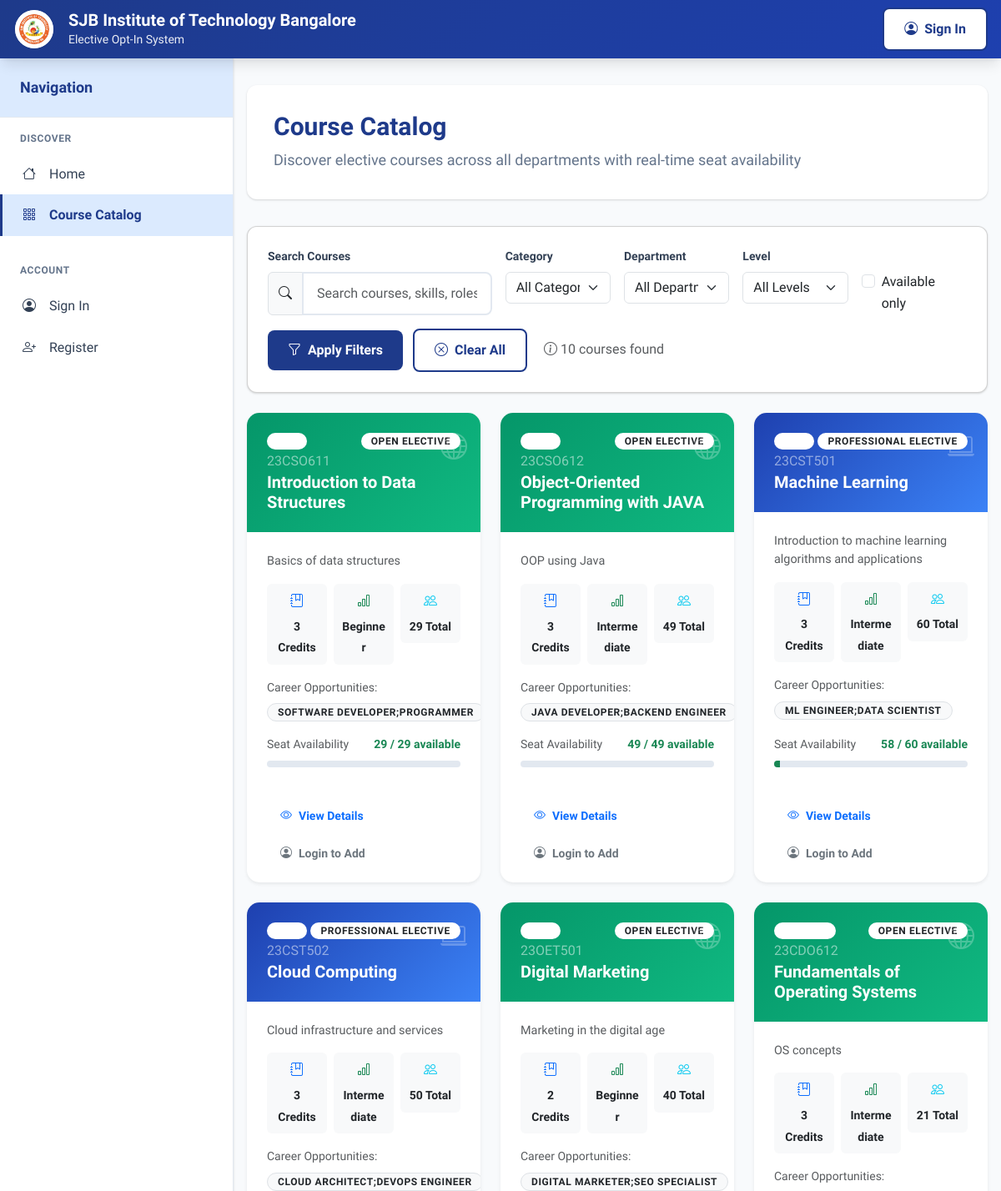
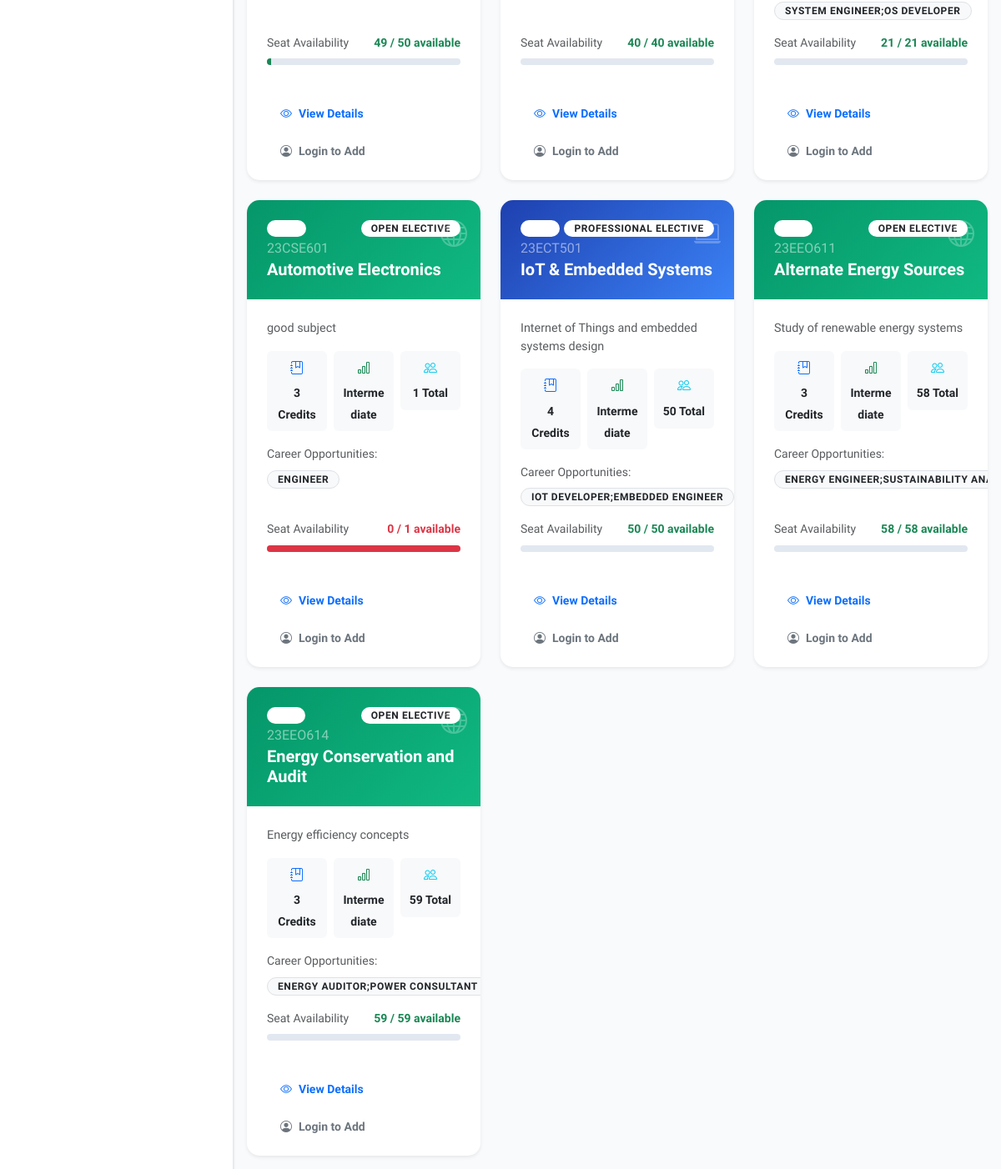
Page /catalog/ on the committed database (2 pictures, top to bottom).
### electives/models.py (models this page shows, shortened)
class Course(models.Model):
    department          = models.ForeignKey(Department, on_delete=models.CASCADE, related_name='courses')
    code                = models.CharField(max_length=20, unique=True)
    title               = models.CharField(max_length=200)
    credits             = models.IntegerField(default=3)
    category            = models.CharField(max_length=20, choices=CATEGORY_CHOICES, default='open')
    level               = models.CharField(max_length=20, choices=LEVEL_CHOICES, default='intermediate')
    description         = models.TextField()
    job_perspectives    = models.TextField(help_text='One per line – career roles this course targets')
    prerequisites       = models.TextField(blank=True, help_text='One per line')
    total_seats         = models.IntegerField(default=60)
    enrolled_count      = models.IntegerField(default=0)
    is_active           = models.BooleanField(default=True)
    is_open_elective    = models.BooleanField(default=False)
    for_semesters       = models.CharField(max_length=30, default='5,6,7',
                                           help_text='Comma-separated semesters e.g. 5,6,7')
    instructor          = models.CharField(max_length=100, blank=True)
    card_color          = models.CharField(max_length=7, default='#4361ee')
    created_at          = models.DateTimeField(auto_now_add=True)
    class Meta:
        ordering = ['department', 'code']
    @property
    def available_seats(self):
        return max(0, self.total_seats - self.enrolled_count)
    @property
    def occupancy_pct(self):
        if not self.total_seats:
            return 0
        return min(100, int(self.enrolled_count / self.total_seats * 100))
    @property
    def seat_label(self):
        pct = self.occupancy_pct
        if pct >= 100: return 'full'
        if pct >= 80:  return 'almost_full'
        if pct >= 50:  return 'filling'
        return 'open'
    @property
    def job_list(self):
        return [j.strip() for j in self.job_perspectives.splitlines() if j.strip()]

### electives/views.py (the view, shortened to what this page needs)
# urls.py: path('catalog/',            views.catalog,           name='catalog'),
def catalog(request):
    qs = Course.objects.filter(is_active=True).select_related('department')
    form = CourseFilterForm(request.GET or None)
    my_pref_ids = []
    if request.user.is_authenticated:
        s = _get_student(request)
        if s:
            my_pref_ids = list(Preference.objects.filter(student=s).values_list('course_id', flat=True))
    depts = Department.objects.all()
    return render(request, 'electives/catalog.html', {
        'courses': qs, 'form': form,
        'departments': depts, 'my_pref_ids': my_pref_ids,
    })

### electives/forms.py
class CourseFilterForm(forms.Form):
    q          = forms.CharField(required=False,
        widget=forms.TextInput(attrs={'class':'form-control','placeholder':'Search courses, skills, roles…'}))
    category   = forms.ChoiceField(required=False,
        choices=[('','All Categories'),('professional','Professional'),('open','Open Elective'),('ability','Ability Enhancement')],
        widget=forms.Select(attrs={'class':'form-select'}))
    department = forms.ModelChoiceField(queryset=Department.objects.all(), required=False, empty_label='All Departments',
        widget=forms.Select(attrs={'class':'form-select'}))
    level      = forms.ChoiceField(required=False,
        choices=[('','All Levels'),('beginner','Beginner'),('intermediate','Intermediate'),('advanced','Advanced')],
        widget=forms.Select(attrs={'class':'form-select'}))
    seats      = forms.BooleanField(required=False,
        widget=forms.CheckboxInput(attrs={'class':'form-check-input'}))

### electives/models.py (called while the page is built)
    def __str__(self):
        return f"{self.code} – {self.name}"

### templates/electives/catalog.html (shortened to what this page needs)
{% extends "electives/base.html" %}
{% block n_catalog %}active{% endblock %}
{% block content %}
<div class="page-header">
  <h1 class="page-title">Course Catalog</h1>
  <p class="page-subtitle">Discover elective courses across all departments with real-time seat availability</p>
</div>
<div class="card mb-4">
  <div class="card-body">
    <form method="get" class="row g-3" id="filterForm">
      <div class="col-md-4">
        <label class="form-label">Search Courses</label>
        <div class="input-group">
          <span class="input-group-text"><i class="bi bi-search"></i></span>
          {{ form.q }}
        </div>
      </div>
      <div class="col-md-2">
        <label class="form-label">Category</label>
        {{ form.category }}
      </div>
      <div class="col-md-2">
        <label class="form-label">Department</label>
        {{ form.department }}
      </div>
      <div class="col-md-2">
        <label class="form-label">Level</label>
        {{ form.level }}
      </div>
      <div class="col-md-2 d-flex align-items-end">
        <div class="form-check me-3">
          {{ form.seats }}
          <label class="form-check-label" for="{{ form.seats.id_for_label }}">
            Available only
          </label>
        </div>
      </div>
      <div class="col-12">
        <button type="submit" class="btn btn-primary me-2">
          <i class="bi bi-funnel"></i> Apply Filters
        </button>
        <a href="/catalog/" class="btn btn-secondary">
          <i class="bi bi-x-circle"></i> Clear All
        </a>
        <span class="ms-3 text-muted">
          <i class="bi bi-info-circle"></i> {{ courses|length }} course{{ courses|length|pluralize }} found
        </span>
      </div>
    </form>
  </div>
</div>
{% if courses %}
<div class="row g-4" id="catalogGrid">
  {% for c in courses %}
  <div class="col-lg-4 col-md-6" data-course-id="{{ c.id }}">
    <div class="card h-100 shadow-sm border-0 course-card-enhanced" style="border-radius: 15px; overflow: hidden; transition: all 0.3s ease;">
      <div class="card-header border-0 text-white position-relative" style="background: linear-gradient(135deg,
        {% if c.category == 'professional' %}#1e40af, #3b82f6
        {% elif c.category == 'open' %}#059669, #10b981
        {% else %}#d97706, #f59e0b{% endif %}); padding: 1.5rem;">
        <div class="d-flex justify-content-between align-items-start mb-2">
          <span class="badge bg-white bg-opacity-20 text-white">{{ c.department.code }}</span>
          <span class="badge bg-white text-dark">{{ c.get_category_display }}</span>
        </div>
        <h6 class="card-subtitle mb-1 text-white-50">{{ c.code }}</h6>
        <h5 class="card-title mb-0 text-white fw-bold">{{ c.title }}</h5>
        <div class="position-absolute top-0 end-0 p-3">
          <i class="bi bi-{% if c.category == 'professional' %}laptop{% elif c.category == 'open' %}globe{% else %}lightbulb{% endif %} opacity-25" style="font-size: 2rem;"></i>
        </div>
      </div>
      <div class="card-body d-flex flex-column">
        <p class="text-muted mb-3" style="font-size: 0.9rem; line-height: 1.5;">
          {{ c.description|truncatechars:120 }}
        </p>
        <div class="row g-2 mb-3 text-center">
          <div class="col-4">
            <div class="p-2 bg-light rounded">
              <i class="bi bi-journal-bookmark text-primary d-block mb-1"></i>
              <small class="fw-semibold">{{ c.credits }} Credits</small>
            </div>
          </div>
          <div class="col-4">
            <div class="p-2 bg-light rounded">
              <i class="bi bi-bar-chart text-success d-block mb-1"></i>
              <small class="fw-semibold">{{ c.get_level_display }}</small>
            </div>
          </div>
          <div class="col-4">
            <div class="p-2 bg-light rounded">
              <i class="bi bi-people text-info d-block mb-1"></i>
              <small class="fw-semibold">{{ c.total_seats }} Total</small>
            </div>
          </div>
        </div>
        {% if c.job_perspectives %}
        <div class="mb-3">
          <small class="text-muted d-block mb-2">Career Opportunities:</small>
          <div class="d-flex flex-wrap gap-1">
            {% for job in c.job_list|slice:":3" %}
            <span class="badge bg-light text-dark border">{{ job }}</span>
            {% endfor %}
          </div>
        </div>
        {% endif %}
        <div class="mt-auto">
          <div class="d-flex justify-content-between align-items-center mb-2">
            <small class="text-muted">Seat Availability</small>
            <small class="seat-available-{{ c.id }} fw-semibold
              {% if c.seat_label == 'full' %}text-danger{% elif c.seat_label == 'almost_full' %}text-warning{% else %}text-success{% endif %}">
              {{ c.available_seats }} / {{ c.total_seats }} available
            </small>
          </div>
          <div class="progress mb-3" style="height: 8px;">
            <div class="progress-bar seat-fill-{{ c.id }}
              {% if c.occupancy_pct >= 100 %}bg-danger
              {% elif c.occupancy_pct >= 80 %}bg-warning
              {% else %}bg-success{% endif %}"
              style="width: {{ c.occupancy_pct }}%"></div>
          </div>
        </div>
      </div>
      <div class="card-footer bg-transparent border-0 pt-0">
        <div class="d-grid gap-2">
          <a href="/courses/{{ c.code }}/" class="btn btn-outline-primary btn-sm">
            <i class="bi bi-eye"></i> View Details
          </a>
          {% if user.is_authenticated %}
            {% if c.id in my_pref_ids %}
            <button class="btn btn-success btn-sm" disabled>
              <i class="bi bi-check-circle-fill"></i> In Preferences
            </button>
            {% else %}
            <button type="button" class="btn btn-primary btn-sm add-pref-btn" data-id="{{ c.id }}">
              <i class="bi bi-plus-circle"></i> Add to Preferences
            </button>
            {% endif %}
          {% else %}
          <a href="/login/?next=/catalog/" class="btn btn-outline-secondary btn-sm">
            <i class="bi bi-person-circle"></i> Login to Add
          </a>
          {% endif %}
        </div>
      </div>
    </div>
  </div>
  {% endfor %}
</div>
{% endif %}
{% endblock %}

### rows in the picture
Course: category "OPEN ELECTIVE", code "23CSO611", title "Introduction to Data Structures", description "Basics of data structures", credits "3", level "Beginner", total_seats "29", job_list "SOFTWARE DEVELOPER;PROGRAMMER", available_seats "29"
Course: category "OPEN ELECTIVE", code "23CSO612", title "Object-Oriented Programming with JAVA", description "OOP using Java", credits "3", level "Intermediate", total_seats "49", job_list "JAVA DEVELOPER;BACKEND ENGINEER", available_seats "49"
Course: category "PROFESSIONAL ELECTIVE", code "23CST501", title "Machine Learning", description "Introduction to machine learning algorithms and applications", credits "3", level "Intermediate", total_seats "60", job_list "ML ENGINEER;DATA SCIENTIST", available_seats "58"
Course: category "PROFESSIONAL ELECTIVE", code "23CST502", title "Cloud Computing", description "Cloud infrastructure and services", credits "3", level "Intermediate", total_seats "50", job_list "CLOUD ARCHITECT;DEVOPS ENGINEER", available_seats "49"
Course: category "OPEN ELECTIVE", code "23OET501", title "Digital Marketing", description "Marketing in the digital age", credits "2", level "Beginner", total_seats "40", job_list "DIGITAL MARKETER;SEO SPECIALIST", available_seats "40"
Course: category "OPEN ELECTIVE", code "23CDO612", title "Fundamentals of Operating Systems", description "OS concepts", credits "3", level "Intermediate", total_seats "21", job_list "SYSTEM ENGINEER;OS DEVELOPER", available_seats "21"
Course: category "OPEN ELECTIVE", code "23CSE601", title "Automotive Electronics", description "good subject", credits "3", level "Intermediate", total_seats "1", job_list "ENGINEER", available_seats "0"
Course: category "PROFESSIONAL ELECTIVE", code "23ECT501", title "IoT & Embedded Systems", description "Internet of Things and embedded systems design", credits "4", level "Intermediate", total_seats "50", job_list "IOT DEVELOPER;EMBEDDED ENGINEER", available_seats "50"
Course: category "OPEN ELECTIVE", code "23EEO611", title "Alternate Energy Sources", description "Study of renewable energy systems", credits "3", level "Intermediate", total_seats "58", job_list "ENERGY ENGINEER;SUSTAINABILITY…", available_seats "58"
Course: category "OPEN ELECTIVE", code "23EEO614", title "Energy Conservation and Audit", description "Energy efficiency concepts", credits "3", level "Intermediate", total_seats "59", job_list "ENERGY AUDITOR;POWER CONSULTANT", available_seats "59"

### other values in the picture
{{ courses|length }} "10"
